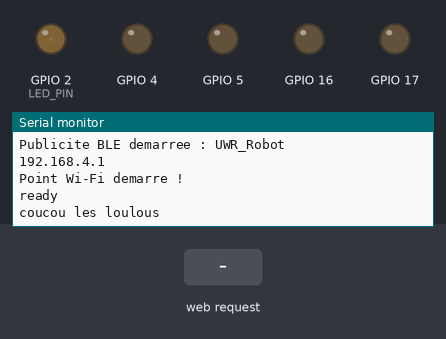
The program below on a simulated ESP32. Shown: output pins drawn as LEDs (lit = HIGH), the last lines printed to the serial monitor. The test bench sets the inputs (shaded band). Nothing arrives over Bluetooth unless stated; a phone connects over Bluetooth LE 3 s after start.

Above: at 1.2 s.
1.3 s: HTTP request GET / received
At 2.7 s:
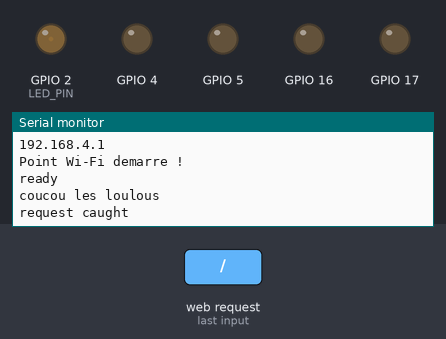
4.3 s: HTTP request GET /commande received
At 5.1 s:
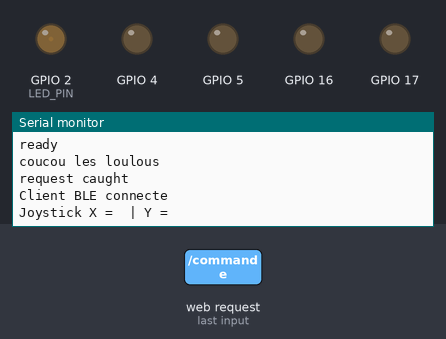

The program:

main.cpp
```cpp
#include <Arduino.h>
#include "motor.hpp"
#include "ble_communicator.hpp"
#include <WebServer.h>

const int LED_PIN = 2;

const char *ssid = "UWR_Robot";
const char *password = "robot1234";

WebServer server(80);

Motor motorA(17, 5, 18);
Motor motorB(16, 4, 15);

int currentPhase = 0;
unsigned long lastPhaseChangeTime = 0;
int phaseChangeInterval = 1250;

bool setupWifi()
{
  WiFi.mode(WIFI_AP);

  bool success = WiFi.softAP(ssid, password);

  if (success)
  {
    Serial.println(WiFi.softAPIP());
  }

  return success;
}

void setupServer()
{
  server.on("/", HTTP_GET, []()
            {
        Serial.println("request caught");
        server.send(200, "text/plain", "Robot connecte au Wi-Fi. Serveur operationnel !"); });

  server.on("/commande", HTTP_GET, []()
            {
        String x = server.arg("x");
        String y = server.arg("y");

        Serial.print("Joystick X = ");
        Serial.print(x);
        Serial.print(" | Y = ");
        Serial.println(y);

        server.send(200, "text/plain", "Commande recue"); });

  server.begin();
}

void setup()
{
  Serial.begin(9600);

  setupBle();
  bool success = setupWifi();

  if (success)
  {
    Serial.println("Point Wi-Fi demarre !");
    setupServer();
  }
  else
  {
    Serial.println("Erreur : impossible de creer le reseau Wi-Fi");
  }

  analogWrite(LED_PIN, 1);
  Serial.println("ready");
  Serial.println("coucou les loulous");
}

void zigzag()
{
  unsigned long currentTime = millis();
  int delta = currentTime - lastPhaseChangeTime;

  if (delta >= phaseChangeInterval)
  {
    lastPhaseChangeTime = currentTime;
    currentPhase = (currentPhase + 1) % 2;

    if (currentPhase == 0)
    {
      motorA.forward(150);
      motorB.forward(180);
    }
    else
    {
      motorA.forward(180);
      motorB.forward(150);
    }
  }
}

void loop()
{
  server.handleClient();
}
```

ble_communicator.hpp
```cpp
#pragma once

void setupBle();

int getJoystickX();
int getJoystickY();
```

motor.hpp
```cpp
#pragma once

class Motor {
  private:
    int pwmId;
    int firstInputId;
    int secondInputId;

  public:
    Motor(int firstInputId, int secondInputId, int pwmId);
    void forward(int power);
    void backward(int power);
    void stop();
};
```

ble_communicator.cpp
```cpp
#include <NimBLEDevice.h>
#include <Arduino.h>

const char *SERVICE_UUID = "4fafc201-1fb5-459e-8fcc-c5c9c331914b";
const char* COMMAND_UUID = "beb5483e-1e6d-4a8f-8e5b-8b1a9f6c1001";
const char* DEVICE_NAME = "UWR_Robot";

volatile float joystickX = 0;
volatile float joystickY = 0;

class CommandCallbacks : public NimBLECharacteristicCallbacks {
    void onWrite(NimBLECharacteristic *characteristic, NimBLEConnInfo &connInfo) override {
        std::string value = characteristic->getValue();

        float x, y;

        Serial.println(value.c_str());
        if (sscanf(value.c_str(), "%f;%f", &x, &y) == 2)
        {
            joystickX = x;
            joystickY = y;
        }
    }
};

class ServerCallbacks : public NimBLEServerCallbacks {
  void onConnect(
    NimBLEServer* server,
    NimBLEConnInfo& connInfo
  ) override {
    Serial.println("Client BLE connecte");
  }

  void onDisconnect(
    NimBLEServer* server,
    NimBLEConnInfo& connInfo,
    int reason
  ) override {
    Serial.print("Client BLE deconnecte. Raison : ");
    Serial.println(reason);

    NimBLEDevice::startAdvertising();
  }
};


void setupBle() {
    NimBLEDevice::init("UWR_Robot");

    NimBLEServer* server = NimBLEDevice::createServer();
    server->setCallbacks(new ServerCallbacks());

    NimBLEService* service = server->createService(SERVICE_UUID);

    NimBLECharacteristic* command =
        service->createCharacteristic(
            COMMAND_UUID,
            NIMBLE_PROPERTY::WRITE |
            NIMBLE_PROPERTY::WRITE_NR
        );

    command->setCallbacks(new CommandCallbacks());

    service->start();

    NimBLEAdvertising* advertising = NimBLEDevice::getAdvertising();

    // Autoriser une réponse au scan séparée
    advertising->enableScanResponse(true);

    // Nom court pour faciliter la détection
    advertising->setName("UWR_Robot");

    // UUID du service annoncé
    advertising->addServiceUUID(SERVICE_UUID);

    // Intervalle : 100 à 200 ms
    advertising->setMinInterval(160);
    advertising->setMaxInterval(320);

    if (advertising->start()) {
        Serial.println("Publicite BLE demarree : UWR_Robot");
    } else {
        Serial.println("ERREUR : impossible de demarrer la publicite BLE");
    }
}

int getJoystickX() {
    return joystickX;
}

int getJoystickY() {
    return joystickY;
}
```

motor.cpp
```cpp
#include "Arduino.h"
#include "motor.hpp"

Motor::Motor(int f, int s, int p) {
  firstInputId = f;
  secondInputId = s;
  pwmId = p;

  pinMode(firstInputId, OUTPUT);
  pinMode(secondInputId, OUTPUT);
}

void Motor::backward(int power) {
  digitalWrite(firstInputId, LOW);
  digitalWrite(secondInputId, HIGH);

  analogWrite(pwmId, constrain(power, 0, 255));
}

void Motor::forward(int power) {
  digitalWrite(firstInputId, HIGH);
  digitalWrite(secondInputId, LOW);

  analogWrite(pwmId, constrain(power, 0, 255));
}

void Motor::stop() {
  digitalWrite(firstInputId, LOW);
  digitalWrite(secondInputId, LOW);
}
```

Measured:
- after the input at 1.3 s, the serial monitor: prints a new line at once (image 1)
- after the input at 4.3 s, the serial monitor: prints a new line at once (image 2)
